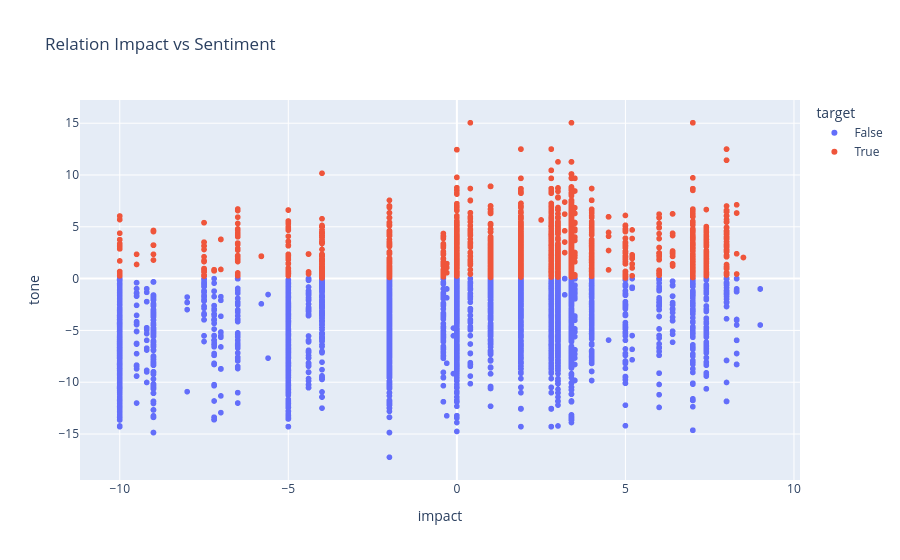

The notebook cell this image was saved under:
### Markdown cell above
## 5.4 Visualisation ML

### Code cell
fig = px.scatter(
    df,
    x="impact",
    y="tone",
    color="target",
    title="Relation Impact vs Sentiment",
)

fig.show()

### Figure 1 — Plotly figure (JSON) as saved in the notebook; plotly's stock layout.template omitted (floating-point values rounded to 4 significant figures; data arrays with more than 128 entries replaced by an {"elided": "..."} marker saying what was removed)
{"data": [{"hovertemplate": "target=False<br>impact=%{x}<br>tone=%{y}<extra></extra>", "legendgroup": "False", "marker": {"color": "#636efa", "symbol": "circle"}, "mode": "markers", "name": "False", "showlegend": true, "type": "scattergl", "x": {"elided": "6154 float values"}, "xaxis": "x", "y": {"elided": "6154 float values"}, "yaxis": "y"}, {"hovertemplate": "target=True<br>impact=%{x}<br>tone=%{y}<extra></extra>", "legendgroup": "True", "marker": {"color": "#EF553B", "symbol": "circle"}, "mode": "markers", "name": "True", "showlegend": true, "type": "scattergl", "x": {"elided": "3673 float values"}, "xaxis": "x", "y": {"elided": "3673 float values"}, "yaxis": "y"}], "layout": {"legend": {"title": {"text": "target"}, "tracegroupgap": 0}, "title": {"text": "Relation Impact vs Sentiment"}, "xaxis": {"anchor": "y", "domain": [0, 1], "title": {"text": "impact"}}, "yaxis": {"anchor": "x", "domain": [0, 1], "title": {"text": "tone"}}}}
